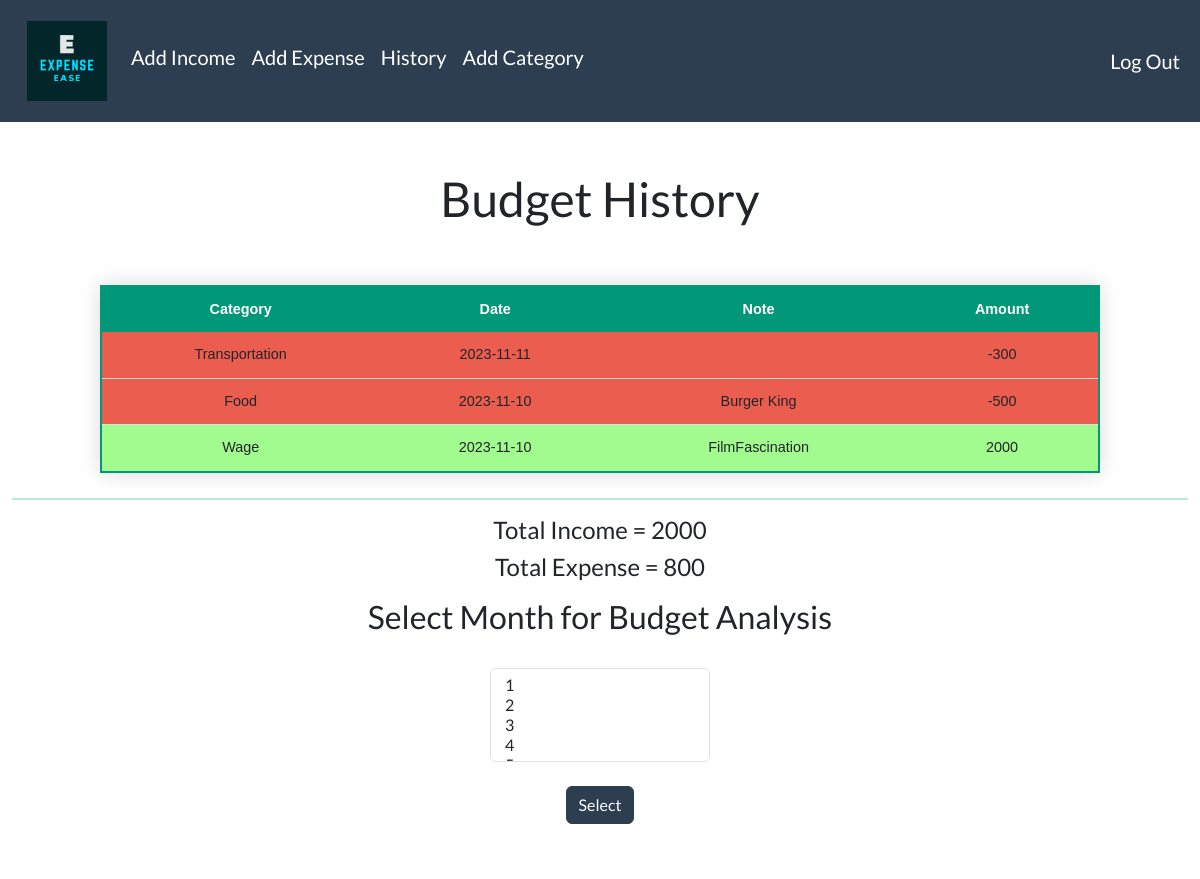
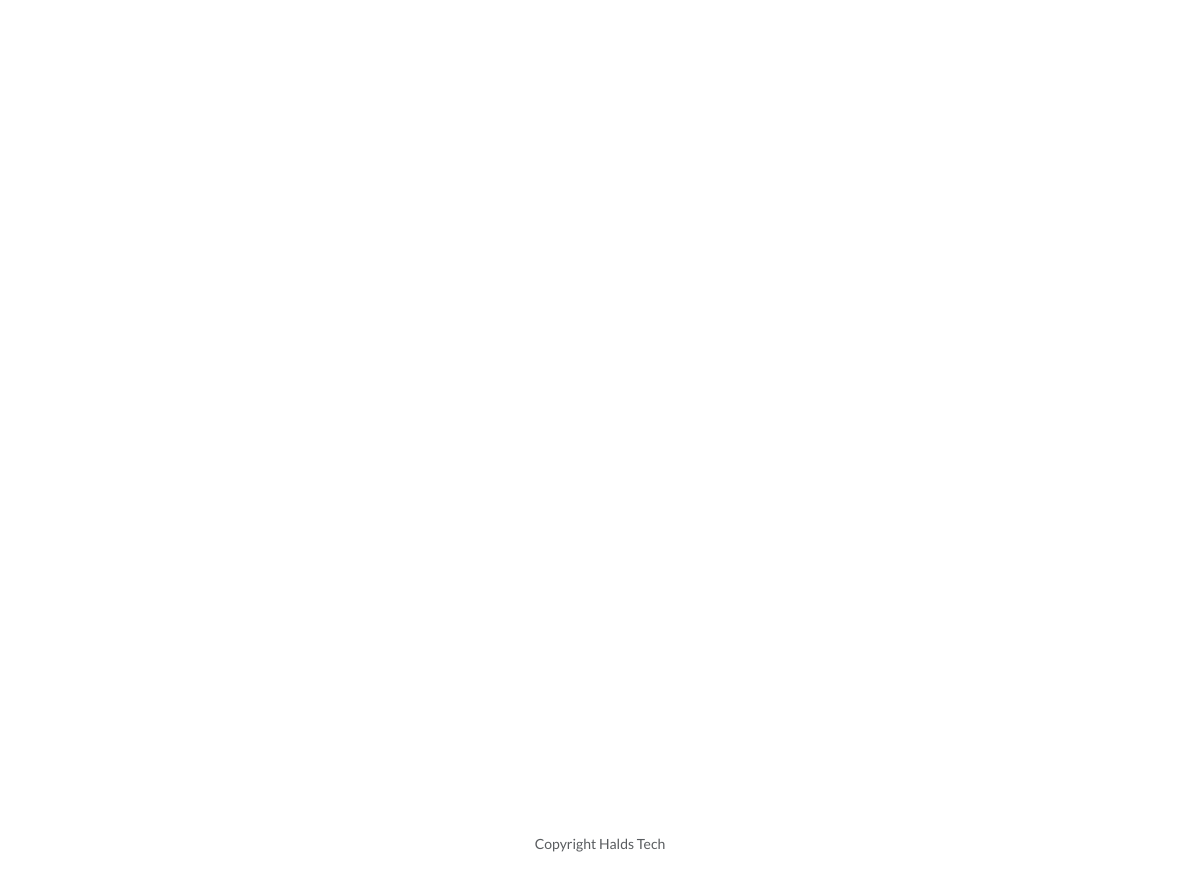
Screenshot of /history (signed in) with the database file from the repository (2 pictures, top to bottom).
### tables this page shows
CREATE TABLE info (id INTEGER NOT NULL, amount NUMERIC NOT NULL, category TEXT NOT NULL, date numeric NOT NULL, notes TEXT, type TEXT NOT NULL);

### app.py (the view)
@app.route("/history", methods=["GET", "POST"])
@login_required
def history():
    if request.method == "POST":
        info = db.execute("SELECT * FROM info WHERE id = ? ORDER BY date DESC", session["user_id"])
        total = db.execute("SELECT SUM(amount) FROM info WHERE id = ? AND type = 'expense'", session["user_id"])
        total_exp = total[0]["SUM(amount)"]
        total = db.execute("SELECT SUM(amount) FROM info WHERE id = ? AND type = 'income'", session["user_id"])
        total_inco = total[0]["SUM(amount)"]
        month = request.form.get("month")
        month_s = str(month)
        expense = db.execute("SELECT category, amount FROM info WHERE strftime('%m', date) = ? AND type = 'expense' AND id = ?", month_s, session["user_id"],)
        income = db.execute("SELECT category, amount FROM info WHERE strftime('%m', date) = ? AND type = 'income' AND id = ?", month_s, session["user_id"],)
        return render_template("history.html", info=info, total_exp=total_exp, total_inco=total_inco, expense=expense, income=income)
    else:
        info = db.execute("SELECT * FROM info WHERE id = ? ORDER BY date DESC", session["user_id"])
        total = db.execute("SELECT SUM(amount) FROM info WHERE id = ? AND type = 'expense'", session["user_id"])
        total_exp = total[0]["SUM(amount)"]
        total = db.execute("SELECT SUM(amount) FROM info WHERE id = ? AND type = 'income'", session["user_id"])
        total_inco = total[0]["SUM(amount)"]
        expense = []
        income = []
        return render_template("history.html", info=info, total_exp=total_exp, total_inco=total_inco, expense=expense, income=income)

### app.py (called while the page is built)
@app.after_request
def after_request(response):
    response.headers["Cache-Control"] = "no-cache, no-store, must-revalidate"
    response.headers["Expires"] = 0
    response.headers["Pragma"] = "no-cache"
    return response

### helpers.py (called while the page is built)
def login_required(f):
    @wraps(f)
    def decorated_function(*args, **kwargs):
        if session.get("user_id") is None:
            return redirect("/login")
        return f(*args, **kwargs)
    return decorated_function

### templates/history.html (shortened to what this page needs)
{% extends "layout.html" %}
{% block main %}
<div class="mb-3">
    <h1>Budget History</h1>
    <table class="styled-table">
        <thead>
            <tr>
                <th>Category</th>
                <th>Date</th>
                <th>Note</th>
                <th>Amount</th>
            </tr>
        </thead>
        <tbody>
            {% for row in info %}
                {% if row.type == "expense" %}
                    <tr class="expense">
                        <td>{{ row.category }}</td>
                        <td>{{ row.date }}</td>
                        <td>{{ row.notes }}</td>
                        <td>-{{ row.amount }}</td>
                    </tr>
                {% else %}
                    <tr class="income">
                        <td>{{ row.category }}</td>
                        <td>{{ row.date }}</td>
                        <td>{{ row.notes }}</td>
                        <td>{{ row.amount }}</td>
                    </tr>
                {% endif %}
        {% endfor %}
            <br>
        </tbody>
    </table>
</div>
<hr style="color: #009879; height: 2px;">
<div class="mb-3">
    <h4>Total Income = {{ total_inco }}</h4>
    <h4>Total Expense = {{ total_exp }}</h4>
</div>
<form action="/history" method="post" class="form-group">
    <h3>Select Month for Budget Analysis</h3>
    <div class="mb-3" style="width:220px; margin: 0 auto;">
        <br>
        <select multiple="" class="form-select" id="month" name="month">
            {% for i in range(1, 13) %}
                <option value={{ i }}>{{ i }}</option>
            {% endfor %}
          </select>
        <br>
        <button class="btn btn-primary" type="submit">Select</button>
        <br>
    </div>
</form>
<br>
<div id="expense" style="width: 100%; height: 400px;"></div>
<div id="income" style="width: 100%; height: 400px;"></div>
{% endblock %}

### templates/layout.html (shortened to what this page needs)
<!DOCTYPE html>
<html lang="en">
    <head>
        <link href="https://cdn.jsdelivr.net/npm/bootstrap@5.1.3/dist/css/bootstrap.min.css" rel="stylesheet">
        <link rel="stylesheet" href="https://bootswatch.com/5/flatly/bootstrap.css">
        <link href="/static/styles.css" rel="stylesheet">
    </head>
    <body>
        <nav class="navbar navbar-expand-lg bg-primary" data-bs-theme="dark">
            <div class="container-fluid">
                <a class="navbar-brand" href="/"><img src="/static/Expense.png" alt="" style="width:80px;height:80px; margin-left: 15px;"></a>
                <div class="collapse navbar-collapse" id="navbarColor01">
                    {% if session["user_id"] %}
                        <ul class="navbar-nav me-auto">
                            <li class="nav-item"><a class="nav-link" href="/income"><h5>Add Income</h5></a></li>
                            <li class="nav-item"><a class="nav-link" href="/expense"><h5>Add Expense</h5></a></li>
                            <li class="nav-item"><a class="nav-link" href="/history"><h5>History</h5></a></li>
                            <li class="nav-item"><a class="nav-link" href="/category"><h5>Add Category</h5></a></li>
                        </ul>
                        <ul class="navbar-nav ms-auto mt-2">
                            <li class="nav-item"><a class="nav-link" href="/logout"><h5>Log Out</h5></a></li>
                        </ul>
                    {% else %}
                        <ul class="navbar-nav ms-auto mt-2">
                            <li class="nav-item"><a class="nav-link" href="/register"><h5>Register</h5></a></li>
                            <li class="nav-item"><a class="nav-link" href="/login"><h5>Log In</h5></a></li>
                        </ul>
                    {% endif %}
                </div>
            </div>
        </nav>
        <main class="container-fluid py-5 text-center">
            {% block main %}{% endblock %}
        </main>
        <footer class="mb-5 small text-center text-muted">
            Copyright Halds Tech
        </footer>
    </body>
</html>

### static/styles.css (style rules this page uses)
nav .navbar-brand { font-size: xx-large; }
.styled-table { border-collapse: collapse; margin: 25px 0; font-size: 0.9em; font-family: sans-serif; min-width: 1000px; box-shadow: 0 0 20px rgba(0, 0, 0, 0.15); margin-left: auto; margin-right: auto; border: 2px solid #009879; border-collapse: collapse; }
.styled-table thead tr { background-color: #009879; color: #ffffff; }
.styled-table th, .styled-table td { padding: 12px 15px; }
.expense { border-bottom: 1px solid #dddddd; background-color: #EB5E4F; }
.income { border-bottom: 1px solid #dddddd; background-color: #A1FB8E; }

### rows the page displays
info: category "Transportation", date "2023-11-11", amount "300"
info: category "Food", date "2023-11-10", notes "Burger King", amount "500"
info: category "Wage", date "2023-11-10", notes "FilmFascination", amount "2000"

### other values shown
{{ total_inco }} "2000"
{{ total_exp }} "800"
